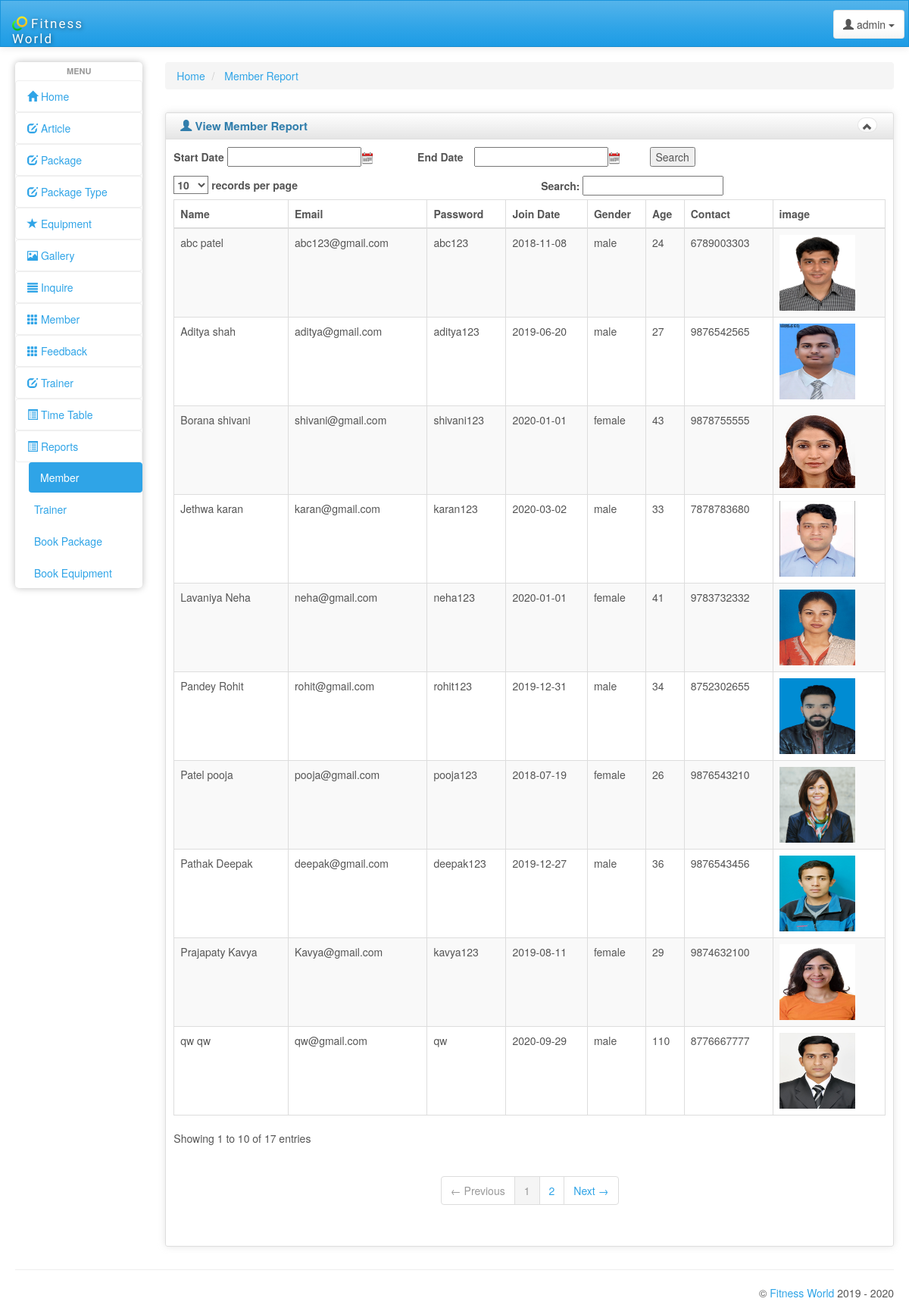
Screenshot of /admin/member_report.php (signed in) with the database file from the repository.
### tables this page shows
CREATE TABLE IF NOT EXISTS `member` (
  `ID` int(5) NOT NULL AUTO_INCREMENT,
  `join_date` varchar(12) NOT NULL,
  `username` varchar(50) NOT NULL,
  `password` varchar(10) NOT NULL,
  `first_name` varchar(50) NOT NULL,
  `middle_name` varchar(50) NOT NULL,
  `age` int(5) NOT NULL,
  `contact_no` bigint(11) NOT NULL,
  `address` varchar(500) NOT NULL,
  `gender` varchar(6) NOT NULL,
  `image` varchar(1000) NOT NULL,
  PRIMARY KEY (`ID`)
);

### admin/member_report.php (the view, shortened to what this page needs)
<!DOCTYPE html>
<html lang="en">
<head>
    <link id="bs-css" href="css/bootstrap-cerulean.min.css" rel="stylesheet">
    <link href="css/charisma-app.css" rel="stylesheet">
    <link href='bower_components/fullcalendar/dist/fullcalendar.css' rel='stylesheet'>
    <link href='bower_components/fullcalendar/dist/fullcalendar.print.css' rel='stylesheet' media='print'>
    <link href='bower_components/chosen/chosen.min.css' rel='stylesheet'>
    <link href='bower_components/colorbox/example3/colorbox.css' rel='stylesheet'>
    <link href='bower_components/responsive-tables/responsive-tables.css' rel='stylesheet'>
    <link href='bower_components/bootstrap-tour/build/css/bootstrap-tour.min.css' rel='stylesheet'>
    <link href='css/jquery.noty.css' rel='stylesheet'>
    <link href='css/noty_theme_default.css' rel='stylesheet'>
    <link href='css/elfinder.min.css' rel='stylesheet'>
    <link href='css/elfinder.theme.css' rel='stylesheet'>
    <link href='css/jquery.iphone.toggle.css' rel='stylesheet'>
    <link href='css/uploadify.css' rel='stylesheet'>
    <link href='css/animate.min.css' rel='stylesheet'>
	<link rel="stylesheet" href="http://code.jquery.com/ui/1.11.4/themes/smoothness/jquery-ui.css">
</head>
<body>
   <?php include"header.php";?>
        <div id="content" class="col-lg-10 col-sm-10">
                <div>
        <ul class="breadcrumb">
            <li>
                <a href="#">Home</a>
            </li>
            <li>
                <a href="#">Member Report</a>
            </li>
        </ul>
    </div>
    <div class="row">
    <div class="box col-md-12">
    <div class="box-inner">
    <div class="box-header well" data-original-title="">
        <h2><i class="glyphicon glyphicon-user"></i> View Member Report</h2>
        <div class="box-icon">
            <a href="#" class="btn btn-minimize btn-round btn-default"><i
                    class="glyphicon glyphicon-chevron-up"></i></a>
        </div>
    </div>
    <div class="box-content">
<?php
	$post_at = "";
	$post_at_to_date = "";
	$queryCondition = "";
	$q="SELECT * from member " . $queryCondition . " ORDER BY join_date desc";
	$run=mysql_query($q) or die(mysql_error());
?>
<script src="http://code.jquery.com/ui/1.10.3/jquery-ui.js"></script>
<form name="frmSearch" method="post" action="" autocomplete="off">
	 <p class="search_input">
		<label>Start Date</label>
		<input type="text" id="post_at" name="search[post_at]"  value="<?php echo $post_at; ?>" class="input-control" />
		<label>End Date</label>
	    <input type="text" id="post_at_to_date" name="search[post_at_to_date]" style="margin-left:10px"  value="<?php echo $post_at_to_date; ?>" class="input-control"  />
		<input type="submit" name="go" value="Search" >
	</p>
</form>
    <table class="table table-striped table-bordered bootstrap-datatable datatable responsive">
    <thead>
    <tr>
        <th>Name</th>
        <th>Email</th>
        <th>Password</th>
        <th>Join Date</th>
		<th>Gender</th>
		<th>Age</th>
		<th>Contact</th>
		<th>image</th>
    </tr>
    </thead>
    <tbody>
<?php
	while($row = mysql_fetch_assoc( $run ))
	{
		$name=$row['first_name']." ".$row['middle_name'];
		$email=$row['username'];
		$contact_no=$row['contact_no'];
		$age=$row['age'];
		$gender=$row['gender'];
		$password=$row['password'];
		$image=$row['image'];
		$date=$row['join_date'];
	?>
	<tr>
		<td><?php echo $name;?></td>
        <td class="center"><?php echo $email;?></td>
        <td class="center"><?php echo $password; ?></td>
        <td class="center"><?php echo $date; ?></td>
		<td class="center"><?php echo $gender;?></td>
		<td class="center"><?php echo $age;?></td>
		<td class="center"><?php echo $contact_no;?></td>
		<td><img src="member_image\profile\<?php echo $image;?>" height="100px" width="100px"/></td>
	</tr>
<?php
}
?>
    </tbody>
    </table>
    </div>
    </div>
    </div>
    </div>
    </div>
</div>
    <hr>
  <?php include"footer.php"; ?>
</div>
</body>
</html>

### admin/css/charisma-app.css (style rules this page uses)
.box { margin-top: 10px; margin-bottom: 10px; }
.box-inner { border: 1px solid #DEDEDE; border-radius: 3px; -webkit-border-radius: 3px; -moz-border-radius: 3px; box-shadow: 0 0 10px rgba(189, 189, 189, 0.4); -webkit-box-shadow: 0 0 10px rgba(189, 189, 189, 0.4); -moz-box-shadow: 0 0 10px rgba(189, 189, 189, 0.4); }
.box-header { border: none; padding-top: 5px; border-bottom: 1px solid #DEDEDE; border-radius: 3px 3px 0 0; -webkit-border-radius: 3px 3px 0 0; -moz-border-radius: 3px 3px 0 0; height: 35px; min-height: 35px !important; margin-bottom: 0; font-weight: bold; font-size: 16px; background: -moz-linear-gradient(top, rgba(255, 255, 255, 0) 0%, rgba(0, 0, 0, 0.1) 100%); background: -webkit-gradient(linear, left top, left bottom, color-stop(0%, rgba(255, 255, 255, 0)), color-stop(100%, rgba(0, 0, 0, 0.1))); background: -webkit-linear-gradient(top, rgba(255, 255, 255, 0) 0%, rgba(0, 0, 0, 0.1) 100%); background: -o-linear-gradient(top, rgba(255, 255, 255, 0) 0%, rgba(0, 0, 0, 0.1) 100%); background: -ms-linear-gradient(top, rgba(255, 255, 255, 0) 0%, rgba(0, 0, 0, 0.1) 100%); background: linear-gradient(to bottom, rgba(255, 255, 255, 0) 0%, rgba(0, 0, 0, 0.1) 100%); filter: progid:DXImageTransform.Microsoft.gradient(startColorstr='#00ffffff', endColorstr='#1a000000', GradientType=0); }
.box-header h2 { font-size: 15px; width: auto; clear: none; float: left; line-height: 25px; white-space: nowrap; font-weight: bold; margin-top: 0; margin-bottom: 0; }
.box-header h2 > i { margin-top: 1px; }
.box-icon { float: right; }
.box-icon a { clear: none; float: left; margin: 0 2px; height: 20px; width: 5px; margin-top: 1px; }
.box-icon a i { margin-left: -6px; top: -1px; }
.box-content { padding: 10px; }
.btn-round { border-radius: 40px; -webkit-border-radius: 40px; -moz-border-radius: 40px; font-size: 12px; padding-top: 4px; }
@media only screen and (min-width: 980px) { a, button, input[type=submit], input[type=button], .product-img { -webkit-transition: .5s; -moz-transition: .5s; -ms-transition: .5s; -o-transition: .5s; transition: .5s; } }

### admin/bower_components/responsive-tables/responsive-tables.css (style rules this page uses)
table th { font-weight: bold; }
table td, table th { padding: 9px 10px; text-align: left; }

### rows the page displays
member: name "qw qw", username "qw@gmail.com", password "qw", join_date "2020-09-29", gender "male", age "110", contact_no "8776667777", image (picture)
member: name "Jethwa karan", username "karan@gmail.com", password "karan123", join_date "2020-03-02", gender "male", age "33", contact_no "7878783680", image (picture)
member: name "Lavaniya Neha", username "neha@gmail.com", password "neha123", join_date "2020-01-01", gender "female", age "41", contact_no "9783732332", image (picture)
member: name "Borana shivani", username "shivani@gmail.com", password "shivani123", join_date "2020-01-01", gender "female", age "43", contact_no "9878755555", image (picture)
member: name "Pandey Rohit", username "rohit@gmail.com", password "rohit123", join_date "2019-12-31", gender "male", age "34", contact_no "8752302655", image (picture)
member: name "Pathak Deepak", username "deepak@gmail.com", password "deepak123", join_date "2019-12-27", gender "male", age "36", contact_no "9876543456", image (picture)
member: name "Prajapaty Kavya", username "Kavya@gmail.com", password "kavya123", join_date "2019-08-11", gender "female", age "29", contact_no "9874632100", image (picture)
member: name "Aditya shah", username "aditya@gmail.com", password "aditya123", join_date "2019-06-20", gender "male", age "27", contact_no "9876542565", image (picture)
member: name "abc patel", username "abc123@gmail.com", password "abc123", join_date "2018-11-08", gender "male", age "24", contact_no "6789003303", image (picture)
member: name "Patel pooja", username "pooja@gmail.com", password "pooja123", join_date "2018-07-19", gender "female", age "26", contact_no "9876543210", image (picture)
